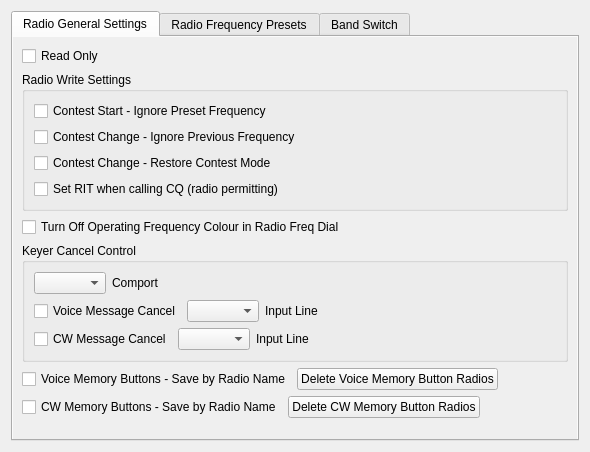
<?xml version="1.0" encoding="UTF-8"?>
<ui version="4.0">
 <class>RadioSettingDialog</class>
 <widget class="QFrame" name="RadioSettingDialog">
  <property name="geometry">
   <rect>
    <x>0</x>
    <y>0</y>
    <width>590</width>
    <height>452</height>
   </rect>
  </property>
  <property name="windowTitle">
   <string/>
  </property>
  <layout class="QVBoxLayout" name="verticalLayout_14">
   <item>
    <widget class="QTabWidget" name="radioSettingsTabWidget">
     <property name="autoFillBackground">
      <bool>true</bool>
     </property>
     <property name="currentIndex">
      <number>0</number>
     </property>
     <widget class="QWidget" name="radioGeneralSettingsTab">
      <property name="autoFillBackground">
       <bool>true</bool>
      </property>
      <attribute name="title">
       <string>Radio General Settings</string>
      </attribute>
      <layout class="QVBoxLayout" name="verticalLayout_7">
       <item>
        <layout class="QVBoxLayout" name="verticalLayout_4">
         <item>
          <layout class="QVBoxLayout" name="verticalLayout_9">
           <item>
            <widget class="QCheckBox" name="radioReadOnlyCheckBox">
             <property name="text">
              <string>Read Only</string>
             </property>
            </widget>
           </item>
           <item>
            <widget class="QGroupBox" name="radioWriteSettingsGroupBox">
             <property name="title">
              <string>Radio Write Settings</string>
             </property>
             <layout class="QVBoxLayout" name="verticalLayout_13">
              <item>
               <widget class="QCheckBox" name="contestStartIgnorePresetFreqChkBox">
                <property name="text">
                 <string>Contest Start - Ignore Preset Frequency</string>
                </property>
               </widget>
              </item>
              <item>
               <widget class="QCheckBox" name="contestChangeIgnorePreviousFreqChkBox">
                <property name="text">
                 <string>Contest Change - Ignore Previous Frequency</string>
                </property>
               </widget>
              </item>
              <item>
               <widget class="QCheckBox" name="constestChangeRestoreContestModeChkBox">
                <property name="text">
                 <string>Contest Change - Restore Contest Mode</string>
                </property>
               </widget>
              </item>
              <item>
               <widget class="QCheckBox" name="CQRitChkBox">
                <property name="text">
                 <string>Set RIT when calling CQ (radio permitting)</string>
                </property>
               </widget>
              </item>
             </layout>
            </widget>
           </item>
          </layout>
         </item>
         <item>
          <widget class="QCheckBox" name="turnOffColourRadioFreqDialChkBox">
           <property name="text">
            <string>Turn Off Operating Frequency Colour in Radio Freq Dial</string>
           </property>
          </widget>
         </item>
         <item>
          <widget class="QGroupBox" name="keyerCancelGroupBox">
           <property name="title">
            <string>Keyer Cancel Control</string>
           </property>
           <layout class="QVBoxLayout" name="verticalLayout_12">
            <item>
             <layout class="QHBoxLayout" name="horizontalLayout_7">
              <item>
               <widget class="QComboBox" name="keyerCancelComportComboBox"/>
              </item>
              <item>
               <widget class="QLabel" name="label_2">
                <property name="text">
                 <string>Comport</string>
                </property>
               </widget>
              </item>
              <item>
               <spacer name="horizontalSpacer_8">
                <property name="orientation">
                 <enum>Qt::Orientation::Horizontal</enum>
                </property>
                <property name="sizeHint" stdset="0">
                 <size>
                  <width>40</width>
                  <height>20</height>
                 </size>
                </property>
               </spacer>
              </item>
             </layout>
            </item>
            <item>
             <layout class="QHBoxLayout" name="horizontalLayout_8">
              <item>
               <widget class="QCheckBox" name="voiceMessageCancelCheckBox">
                <property name="text">
                 <string>Voice Message Cancel</string>
                </property>
               </widget>
              </item>
              <item>
               <widget class="QComboBox" name="voiceMsgCancelInputLineComboBox"/>
              </item>
              <item>
               <widget class="QLabel" name="voicmessageCancelLabel">
                <property name="text">
                 <string>Input Line</string>
                </property>
               </widget>
              </item>
              <item>
               <spacer name="horizontalSpacer_9">
                <property name="orientation">
                 <enum>Qt::Orientation::Horizontal</enum>
                </property>
                <property name="sizeHint" stdset="0">
                 <size>
                  <width>40</width>
                  <height>20</height>
                 </size>
                </property>
               </spacer>
              </item>
             </layout>
            </item>
            <item>
             <layout class="QHBoxLayout" name="horizontalLayout_9">
              <item>
               <widget class="QCheckBox" name="cwMessageCancelCheckBox">
                <property name="text">
                 <string>CW Message Cancel</string>
                </property>
               </widget>
              </item>
              <item>
               <widget class="QComboBox" name="CwMsgCancelInputLineComboBox"/>
              </item>
              <item>
               <widget class="QLabel" name="cwMessageCancelLabel">
                <property name="text">
                 <string>Input Line</string>
                </property>
               </widget>
              </item>
              <item>
               <spacer name="horizontalSpacer_10">
                <property name="orientation">
                 <enum>Qt::Orientation::Horizontal</enum>
                </property>
                <property name="sizeHint" stdset="0">
                 <size>
                  <width>40</width>
                  <height>20</height>
                 </size>
                </property>
               </spacer>
              </item>
             </layout>
            </item>
           </layout>
          </widget>
         </item>
         <item>
          <layout class="QHBoxLayout" name="horizontalLayout_5">
           <item>
            <widget class="QCheckBox" name="saveVoiceMemoryButtonByRadioName">
             <property name="text">
              <string>Voice Memory Buttons - Save by Radio Name</string>
             </property>
            </widget>
           </item>
           <item>
            <widget class="QPushButton" name="deleteVoiceMemoryButtonRadiosPushButton">
             <property name="text">
              <string>Delete Voice Memory Button Radios</string>
             </property>
            </widget>
           </item>
           <item>
            <spacer name="horizontalSpacer_6">
             <property name="orientation">
              <enum>Qt::Orientation::Horizontal</enum>
             </property>
             <property name="sizeHint" stdset="0">
              <size>
               <width>40</width>
               <height>20</height>
              </size>
             </property>
            </spacer>
           </item>
          </layout>
         </item>
         <item>
          <layout class="QHBoxLayout" name="horizontalLayout_6">
           <item>
            <widget class="QCheckBox" name="saveCWMemoryButtonByRadioName">
             <property name="text">
              <string>CW Memory Buttons - Save by Radio Name</string>
             </property>
            </widget>
           </item>
           <item>
            <widget class="QPushButton" name="deleteCWMemoryButtonRadiosPushButton">
             <property name="text">
              <string>Delete CW Memory Button Radios</string>
             </property>
            </widget>
           </item>
           <item>
            <spacer name="horizontalSpacer_7">
             <property name="orientation">
              <enum>Qt::Orientation::Horizontal</enum>
             </property>
             <property name="sizeHint" stdset="0">
              <size>
               <width>40</width>
               <height>20</height>
              </size>
             </property>
            </spacer>
           </item>
          </layout>
         </item>
        </layout>
       </item>
       <item>
        <spacer name="verticalSpacer">
         <property name="orientation">
          <enum>Qt::Orientation::Vertical</enum>
         </property>
         <property name="sizeHint" stdset="0">
          <size>
           <width>358</width>
           <height>18</height>
          </size>
         </property>
        </spacer>
       </item>
      </layout>
     </widget>
     <widget class="QWidget" name="radioFreqPresetsTab">
      <property name="autoFillBackground">
       <bool>true</bool>
      </property>
      <attribute name="title">
       <string>Radio Frequency Presets</string>
      </attribute>
      <layout class="QVBoxLayout" name="verticalLayout_6">
       <item>
        <widget class="QLabel" name="label_11">
         <property name="text">
          <string>Enter a frequency to be recalled when selecting a band for each mode</string>
         </property>
        </widget>
       </item>
       <item>
        <widget class="QTabWidget" name="PresetTabWidget">
         <property name="autoFillBackground">
          <bool>true</bool>
         </property>
         <property name="currentIndex">
          <number>0</number>
         </property>
         <widget class="QWidget" name="cwPresetTab">
          <property name="autoFillBackground">
           <bool>true</bool>
          </property>
          <attribute name="title">
           <string>CW</string>
          </attribute>
          <layout class="QVBoxLayout" name="verticalLayout">
           <item>
            <widget class="QFrame" name="cwPresetFrame"/>
           </item>
          </layout>
         </widget>
         <widget class="QWidget" name="phonePresetTab">
          <property name="autoFillBackground">
           <bool>true</bool>
          </property>
          <attribute name="title">
           <string>Phone</string>
          </attribute>
          <layout class="QVBoxLayout" name="verticalLayout_2">
           <item>
            <widget class="QFrame" name="phonePresetFrame"/>
           </item>
          </layout>
         </widget>
         <widget class="QWidget" name="mgmPresetTab">
          <property name="autoFillBackground">
           <bool>true</bool>
          </property>
          <attribute name="title">
           <string>MGM</string>
          </attribute>
          <layout class="QVBoxLayout" name="verticalLayout_3">
           <item>
            <widget class="QFrame" name="mgmPresetFrame"/>
           </item>
          </layout>
         </widget>
         <widget class="QWidget" name="RTTYPresetTab">
          <attribute name="title">
           <string>RTTY</string>
          </attribute>
          <layout class="QVBoxLayout" name="verticalLayout_10">
           <item>
            <widget class="QFrame" name="RTTYPresetFrame">
             <property name="frameShape">
              <enum>QFrame::Shape::NoFrame</enum>
             </property>
             <property name="frameShadow">
              <enum>QFrame::Shadow::Plain</enum>
             </property>
            </widget>
           </item>
          </layout>
         </widget>
         <widget class="QWidget" name="PSKPresetTab">
          <attribute name="title">
           <string>PSK</string>
          </attribute>
          <layout class="QVBoxLayout" name="verticalLayout_11">
           <item>
            <widget class="QFrame" name="PSKPresetFrame">
             <property name="frameShadow">
              <enum>QFrame::Shadow::Plain</enum>
             </property>
            </widget>
           </item>
          </layout>
         </widget>
        </widget>
       </item>
      </layout>
     </widget>
     <widget class="QWidget" name="bandSwitchTab">
      <property name="autoFillBackground">
       <bool>true</bool>
      </property>
      <attribute name="title">
       <string>Band Switch</string>
      </attribute>
      <layout class="QVBoxLayout" name="verticalLayout_8">
       <item>
        <layout class="QHBoxLayout" name="horizontalLayout">
         <item>
          <layout class="QHBoxLayout" name="horizontalLayout_3">
           <item>
            <spacer name="horizontalSpacer_5">
             <property name="orientation">
              <enum>Qt::Orientation::Horizontal</enum>
             </property>
             <property name="sizeHint" stdset="0">
              <size>
               <width>40</width>
               <height>20</height>
              </size>
             </property>
            </spacer>
           </item>
           <item>
            <widget class="QLabel" name="label">
             <property name="text">
              <string>Allows external device notification of band without using Minos Rigcontrol</string>
             </property>
            </widget>
           </item>
           <item>
            <spacer name="horizontalSpacer_4">
             <property name="orientation">
              <enum>Qt::Orientation::Horizontal</enum>
             </property>
             <property name="sizeHint" stdset="0">
              <size>
               <width>40</width>
               <height>20</height>
              </size>
             </property>
            </spacer>
           </item>
          </layout>
         </item>
        </layout>
       </item>
       <item>
        <layout class="QHBoxLayout" name="horizontalLayout_4">
         <item>
          <widget class="QCheckBox" name="enableBandSwChkBox">
           <property name="text">
            <string>Enable Band Switch</string>
           </property>
          </widget>
         </item>
         <item>
          <widget class="QCheckBox" name="enableSerialBandSwChkBox">
           <property name="text">
            <string>Enable Band Switch Serial Control</string>
           </property>
          </widget>
         </item>
         <item>
          <widget class="QLabel" name="comportLabel">
           <property name="text">
            <string>Comport</string>
           </property>
          </widget>
         </item>
         <item>
          <widget class="QComboBox" name="bandSwCombo"/>
         </item>
         <item>
          <spacer name="horizontalSpacer_3">
           <property name="orientation">
            <enum>Qt::Orientation::Horizontal</enum>
           </property>
           <property name="sizeHint" stdset="0">
            <size>
             <width>40</width>
             <height>20</height>
            </size>
           </property>
          </spacer>
         </item>
        </layout>
       </item>
       <item>
        <layout class="QVBoxLayout" name="verticalLayout_5">
         <item>
          <layout class="QHBoxLayout" name="horizontalLayout_2">
           <item>
            <spacer name="horizontalSpacer">
             <property name="orientation">
              <enum>Qt::Orientation::Horizontal</enum>
             </property>
             <property name="sizeHint" stdset="0">
              <size>
               <width>40</width>
               <height>20</height>
              </size>
             </property>
            </spacer>
           </item>
           <item>
            <widget class="QLabel" name="bandSwMsgsLabel">
             <property name="text">
              <string>Bandswitch Messages</string>
             </property>
            </widget>
           </item>
           <item>
            <spacer name="horizontalSpacer_2">
             <property name="orientation">
              <enum>Qt::Orientation::Horizontal</enum>
             </property>
             <property name="sizeHint" stdset="0">
              <size>
               <width>40</width>
               <height>20</height>
              </size>
             </property>
            </spacer>
           </item>
          </layout>
         </item>
         <item>
          <widget class="QFrame" name="bandswitchMessageFrame"/>
         </item>
        </layout>
       </item>
      </layout>
     </widget>
    </widget>
   </item>
  </layout>
 </widget>
 <resources/>
 <connections/>
</ui>
